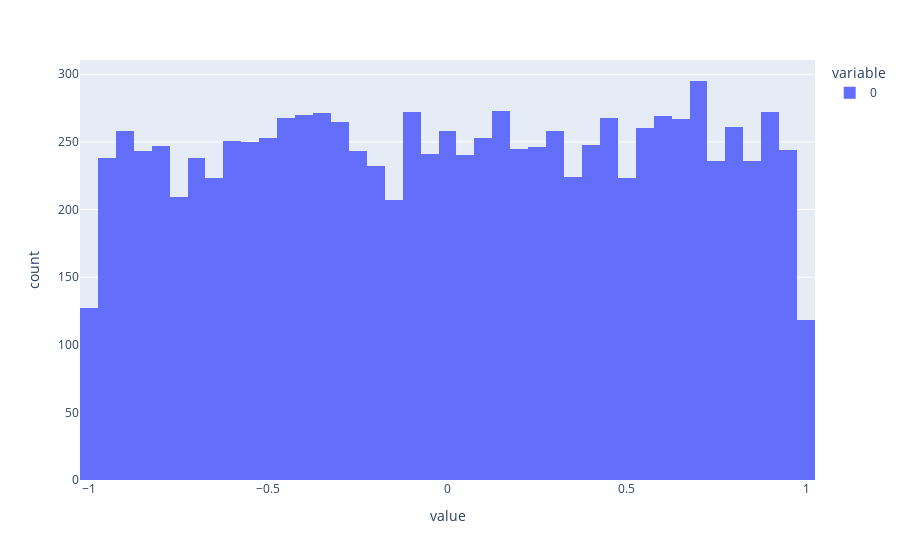

Source (notebook cell):
### Code cell
# histogram plot (distribution)
px.histogram(samples_uniform_distribution)

### Figure 1 — Plotly figure (JSON) as saved in the notebook; plotly's stock layout.template omitted (floating-point values rounded to 4 significant figures; data arrays with more than 128 entries replaced by an {"elided": "..."} marker saying what was removed)
{"data": [{"alignmentgroup": "True", "bingroup": "x", "hovertemplate": "variable=0<br>value=%{x}<br>count=%{y}<extra></extra>", "legendgroup": "0", "marker": {"color": "#636efa", "pattern": {"shape": ""}}, "name": "0", "offsetgroup": "0", "orientation": "v", "showlegend": true, "type": "histogram", "x": {"elided": "10000 float values"}, "xaxis": "x", "yaxis": "y"}], "layout": {"autosize": true, "barmode": "relative", "legend": {"title": {"text": "variable"}, "tracegroupgap": 0}, "margin": {"t": 60}, "xaxis": {"anchor": "y", "autorange": true, "domain": [0, 1], "range": [-1.025, 1.025], "title": {"text": "value"}, "type": "linear"}, "yaxis": {"anchor": "x", "autorange": true, "domain": [0, 1], "range": [0, 310.5], "title": {"text": "count"}}}}
